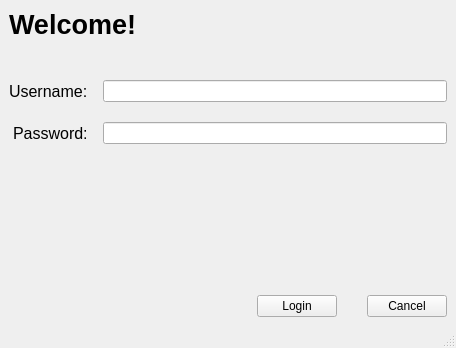
<?xml version="1.0" encoding="UTF-8"?>
<ui version="4.0">
 <class>MainWindow</class>
 <widget class="QMainWindow" name="MainWindow">
  <property name="geometry">
   <rect>
    <x>0</x>
    <y>0</y>
    <width>456</width>
    <height>348</height>
   </rect>
  </property>
  <property name="windowTitle">
   <string>MainWindow</string>
  </property>
  <widget class="QWidget" name="centralwidget">
   <layout class="QVBoxLayout" name="verticalLayout">
    <property name="spacing">
     <number>40</number>
    </property>
    <item>
     <widget class="QLabel" name="label">
      <property name="font">
       <font>
        <pointsize>20</pointsize>
        <weight>75</weight>
        <bold>true</bold>
        <underline>false</underline>
        <strikeout>false</strikeout>
       </font>
      </property>
      <property name="text">
       <string>Welcome!</string>
      </property>
     </widget>
    </item>
    <item>
     <layout class="QFormLayout" name="formLayout">
      <property name="labelAlignment">
       <set>Qt::AlignRight|Qt::AlignTrailing|Qt::AlignVCenter</set>
      </property>
      <property name="horizontalSpacing">
       <number>15</number>
      </property>
      <property name="verticalSpacing">
       <number>20</number>
      </property>
      <item row="0" column="0">
       <widget class="QLabel" name="label_2">
        <property name="font">
         <font>
          <pointsize>12</pointsize>
          <italic>false</italic>
         </font>
        </property>
        <property name="text">
         <string>Username:</string>
        </property>
       </widget>
      </item>
      <item row="0" column="1">
       <widget class="QLineEdit" name="lineEdit_2"/>
      </item>
      <item row="1" column="0">
       <widget class="QLabel" name="label_3">
        <property name="font">
         <font>
          <pointsize>12</pointsize>
          <italic>false</italic>
         </font>
        </property>
        <property name="text">
         <string>Password:</string>
        </property>
       </widget>
      </item>
      <item row="1" column="1">
       <widget class="QLineEdit" name="lineEdit_3"/>
      </item>
     </layout>
    </item>
    <item>
     <spacer name="verticalSpacer">
      <property name="orientation">
       <enum>Qt::Vertical</enum>
      </property>
      <property name="sizeHint" stdset="0">
       <size>
        <width>20</width>
        <height>40</height>
       </size>
      </property>
     </spacer>
    </item>
    <item>
     <layout class="QHBoxLayout" name="horizontalLayout">
      <property name="spacing">
       <number>30</number>
      </property>
      <item>
       <spacer name="horizontalSpacer">
        <property name="orientation">
         <enum>Qt::Horizontal</enum>
        </property>
        <property name="sizeHint" stdset="0">
         <size>
          <width>40</width>
          <height>20</height>
         </size>
        </property>
       </spacer>
      </item>
      <item>
       <widget class="QPushButton" name="pushButton">
        <property name="text">
         <string>Login</string>
        </property>
       </widget>
      </item>
      <item>
       <widget class="QPushButton" name="pushButton_2">
        <property name="text">
         <string>Cancel</string>
        </property>
       </widget>
      </item>
     </layout>
    </item>
   </layout>
  </widget>
  <widget class="QStatusBar" name="statusbar"/>
 </widget>
 <resources/>
 <connections>
  <connection>
   <sender>pushButton</sender>
   <signal>clicked()</signal>
   <receiver>lineEdit_2</receiver>
   <slot>paste()</slot>
   <hints>
    <hint type="sourcelabel">
     <x>59</x>
     <y>24</y>
    </hint>
    <hint type="destinationlabel">
     <x>273</x>
     <y>92</y>
    </hint>
   </hints>
  </connection>
  <connection>
   <sender>pushButton_2</sender>
   <signal>clicked()</signal>
   <receiver>lineEdit_2</receiver>
   <slot>clear()</slot>
   <hints>
    <hint type="sourcelabel">
     <x>408</x>
     <y>306</y>
    </hint>
    <hint type="destinationlabel">
     <x>273</x>
     <y>92</y>
    </hint>
   </hints>
  </connection>
 </connections>
</ui>
